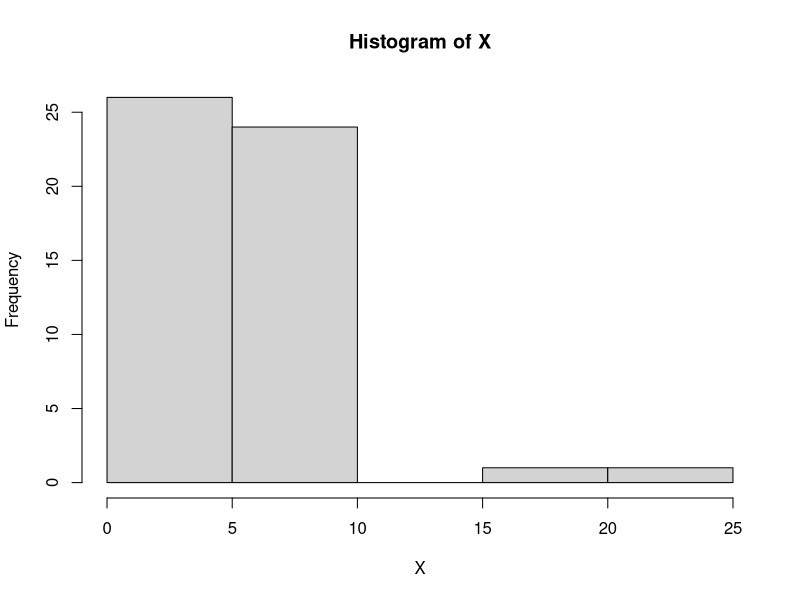

Reproduce this figure in R.
## ---- chunk 1
# Create a random dataset
set.seed(123)  # for reproducibility

# Generate a random dataset of 50 points from a normal distribution
n <- 50
X <- rnorm(n, mean = 5, sd = 2)  

# Optional: add a few outliers
X <- c(X, 20, 25)

# Quick look at the dataset
hist(X)
## ---- chunk 2
# 
n <- length(X)

# Define a function to compute mu_hat and s_hat iteratively
estimate_mu_s <- function(X, tol = 1e-6, max_iter = 1000) {
  
  # Initialize
  mu_hat <- median(X)   # robust starting value
  s_hat <- mean(abs(X - mu_hat))  # initial scale estimate
  
  for (iter in 1:max_iter) {
    
    # Compute weights
    z <- (X - mu_hat) / (2 * s_hat)
    w <- ifelse(z == 0, 1, tanh(z) / z)
    
    # Update mu_hat
    mu_new <- sum(X * w) / sum(w)
    
    # Update s_hat
    s_new <- mean(abs(X - mu_new) * w)
    
    # Check convergence
    if (abs(mu_new - mu_hat) < tol && abs(s_new - s_hat) < tol) {
      break
    }
    
    mu_hat <- mu_new
    s_hat <- s_new
  }
  
  list(mu_hat = mu_hat, s_hat = s_hat, weights = w, iterations = iter)
}

# Run the estimation
result <- estimate_mu_s(X)

# Create a summary data frame
summary_table <- data.frame(
  Parameter = c("Estimated μ̂", "Estimated ŝ", "Iterations"),
  Value = c(result$mu_hat, result$s_hat, result$iterations)
)

# Print results
print(summary_table, row.names = FALSE)

# Show first few weights in tabular form
weights_table <- data.frame(
  Observation = 1:length(result$weights),
  Weight = result$weights
)

print(head(weights_table, 10), row.names = FALSE)


## ---- chunk 3
# Load necessary library
library(stats)

# Step 1: Generate random numbers from a logistic distribution
set.seed(123)  # For reproducibility
n <- 200
true_mu <- 0
true_s <- 1

# Logistic random variables
x <- rlogis(n, location = true_mu, scale = true_s)

# Step 2: Define the log-likelihood and its derivatives
loglik <- function(params, data) {
  mu <- params[1]
  s  <- params[2]
  n  <- length(data)
  
  # Logistic log-likelihood
  ll <- -n*log(s) - 2*sum(log(1 + exp(-(data - mu)/s)))
  return(ll)
}

# Score function (gradient of log-likelihood)
score <- function(params, data) {
  mu <- params[1]
  s  <- params[2]
  
  z <- (data - mu)/s
  w <- exp(-z) / (1 + exp(-z))
  
  # Partial derivatives
  dL_dmu <- sum((1 - 2*w)/s)
  dL_ds  <- -length(data)/s + sum(z * (1 - 2*w)/s)
  
  return(c(dL_dmu, dL_ds))
}

# Fisher information matrix (expected value of negative second derivative)
fisher_info <- function(params, data) {
  mu <- params[1]
  s  <- params[2]
  
  # Expected Fisher information for logistic distribution
  n <- length(data)
  I11 <- n * (pi^2) / (3 * s^2)       # w.r.t mu^2
  I12 <- 0                            # cross term
  I22 <- n * (pi^2) / (3 * s^2)       # w.r.t s^2
  
  I <- matrix(c(I11, I12, I12, I22), nrow = 2)
  return(I)
}

# Step 3: Fisher Scoring Algorithm
fisher_scoring <- function(data, tol = 1e-6, max_iter = 100) {
  # Initial guesses
  mu_hat <- mean(data)
  s_hat  <- sd(data) * sqrt(3)/pi  # Approximation for logistic scale
  
  params <- c(mu_hat, s_hat)
  
  for (i in 1:max_iter) {
    score_val <- score(params, data)
    info_val  <- fisher_info(params, data)
    
    # Update parameters
    params_new <- params + solve(info_val) %*% score_val
    
    # Check convergence
    if (max(abs(params_new - params)) < tol) {
      cat("Converged in", i, "iterations\n")
      break
    }
    
    params <- params_new
  }
  
  names(params) <- c("mu_hat", "s_hat")
  return(params)
}

# Step 4: Run Fisher scoring to estimate MLEs
mle_estimates <- fisher_scoring(x)

mle_table <- data.frame(
  Parameter = names(mle_estimates),
  Estimate  = round(as.numeric(mle_estimates), 6)
)

# Print as a table
print(mle_table, row.names = FALSE)

## ---- chunk 4
# Extract MLEs from part b
mu_hat <- mle_estimates["mu_hat"]
s_hat  <- mle_estimates["s_hat"]
n      <- length(x)

# Construct the Fisher information matrix for the logistic distribution, evaluated at the MLEs
I11 <- n * (pi^2)/(3 * s_hat^2)
I22 <- n * (pi^2)/(3 * s_hat^2)
I12 <- 0
F_obs <- matrix(c(I11, I12, I12, I22), nrow = 2)

# Variance-covariance matrix
vcov <- solve(F_obs)

# Standard errors
se_mu <- sqrt(vcov[1,1])
se_s  <- sqrt(vcov[2,2])

# 95% confidence intervals
z <- qnorm(0.975)
ci_mu <- mu_hat + c(-1,1)*z*se_mu
ci_s  <- s_hat  + c(-1,1)*z*se_s

# Results table
results_table <- data.frame(
  Estimate  = c(mu_hat, s_hat),
  Std_Error = c(se_mu, se_s),
  CI_Lower  = c(ci_mu[1], ci_s[1]),
  CI_Upper  = c(ci_mu[2], ci_s[2])
)
results_table
## ---- chunk 5
# Estimating mu (location) 
ci_mu_np <- quantile(x, probs = c(0.025, 0.975))

# Estimating s (scale)
set.seed(123)   # for reproducibility
B <- 1000       # number of bootstrap samples

s_boot <- replicate(B, {
  xb <- sample(x, replace = TRUE)       # bootstrap sample
  diff(range(xb)) / (pi/sqrt(3))        # approximate logistic scale
})

# 95% CI for s from bootstrap percentiles
ci_s_np <- quantile(s_boot, probs = c(0.025, 0.975))

# Create a table for the CIs
ci_table <- data.frame(
  Parameter = c("mu_hat", "s_hat"),
  CI_Lower = c(ci_mu_np[1], ci_s_np[1]),
  CI_Upper = c(ci_mu_np[2], ci_s_np[2])
)

# Print the table
print(ci_table, row.names = FALSE)

## ---- chunk 6
# Create a data frame to display the results
ci_table <- data.frame(
  Parameter = c("mu", "s"),
  Method = c("Fisher Information", "Fisher Information"),
  Lower = c(ci_mu[1], ci_s[1]),
  Upper = c(ci_mu[2], ci_s[2])
)

# Add the non-parametric CIs as separate rows
ci_table <- rbind(
  ci_table,
  data.frame(
    Parameter = c("mu", "s"),
    Method = c("Empirical / Bootstrap", "Empirical / Bootstrap"),
    Lower = c(ci_mu_np[1], ci_s_np[1]),
    Upper = c(ci_mu_np[2], ci_s_np[2])
  )
)

# Print the table
print(ci_table)
